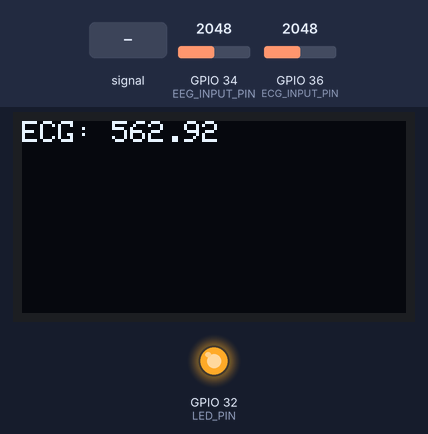
Simulated run of this sketch. Board: ESP32. Shown: 128×64 one-colour display, output pins drawn as LEDs (lit = HIGH). Inputs (shaded band) come from the test bench; at power-on: GPIO 34 (EEG_INPUT_PIN) = 2048, GPIO 36 (ECG_INPUT_PIN) = 2048. WiFi joins after 1.5 s; servers stay silent unless stated; network time is answered at once with the bench clock; the local clock reads 2024-03-15 10:24:30 at power-on unless the sketch sets it; no MQTT or app messages arrive unless stated; what the sketch prints to the serial monitor is not drawn.

Above: at 2.7 s.
2.8 s: GPIO 36 (ECG_INPUT_PIN) fed a 200 Hz sine of ±1842 counts around its level
At 4.77 s:
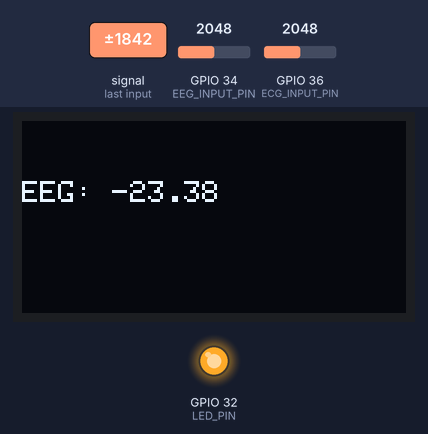
5.8 s: GPIO 34 (EEG_INPUT_PIN) set to 2866
At 6.27 s:
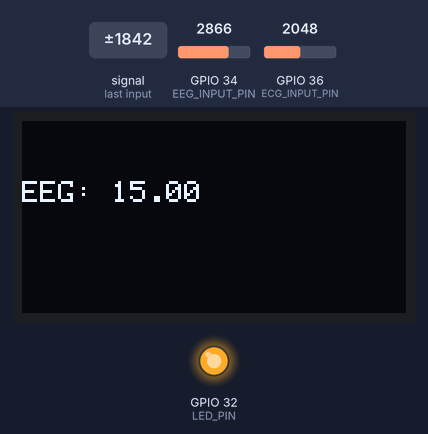
7.6 s: GPIO 34 (EEG_INPUT_PIN) set to 3603
At 7.78 s:
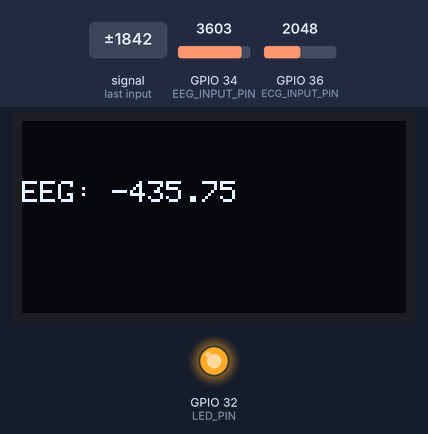
9.1 s: GPIO 34 (EEG_INPUT_PIN) set to 4095
At 9.28 s:
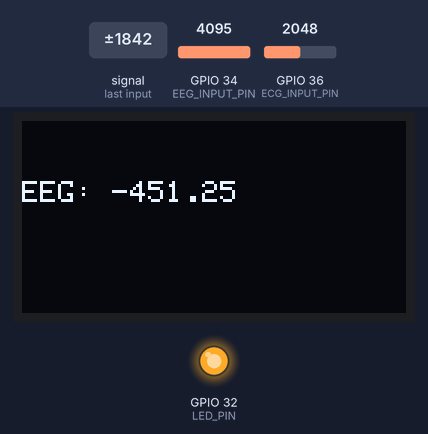
10.6 s: GPIO 36 (ECG_INPUT_PIN) set to 2866
At 12.93 s:
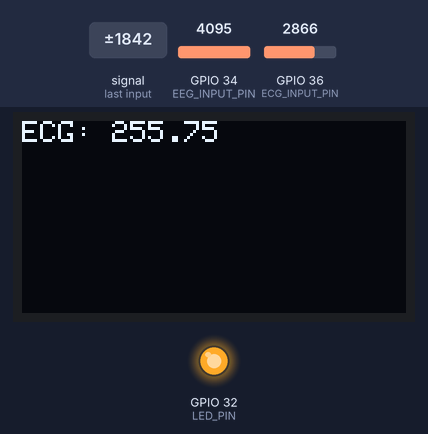
13.6 s: GPIO 36 (ECG_INPUT_PIN) fed a 1000 Hz sine of ±1023 counts around its level
At 13.83 s:
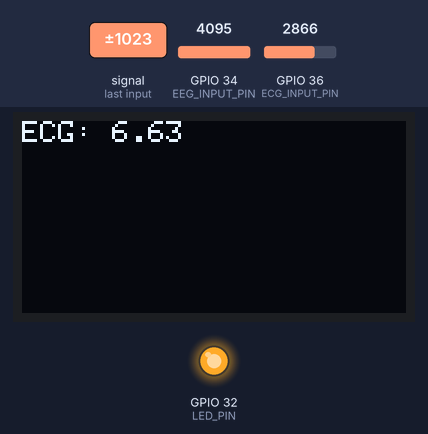
Timing chart, 0 to 16.1 s (numbered marks = the images above; inputs shaded):
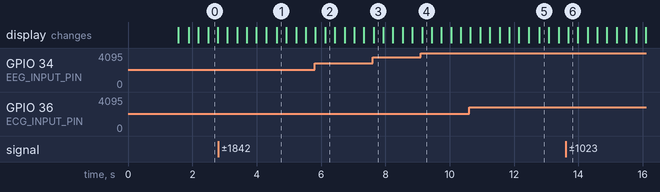

The sketch:

code_projet.ino
```cpp
#include <WiFi.h>
#include <WiFiUdp.h>
#include <PubSubClient.h>
#include <NTPClient.h>
#include <Adafruit_SSD1306.h>
// Inclusion des librairies nécessaires pour gérer le Wi-Fi, MQTT, NTP et l'affichage OLED.

#define SAMPLE_RATE_ECG 125
#define SAMPLE_RATE_EEG 256
#define BAUD_RATE 115200
#define ECG_INPUT_PIN A0
#define EEG_INPUT_PIN 34
#define LED_PIN 32
#define WIFISSID "TT_1220"
#define PASSWORD  "igwpmuf95c"
#define TOKEN "BBFF-6O22nWHv61gGfofZ8sXEl2qEywi5z3"
#define MQTT_CLIENT_NAME "henda"
#define ECG_VARIABLE_LABEL "donnees_ecg"
#define EEG_VARIABLE_LABEL "donnees_eeg"
#define DEVICE_LABEL "NeuroSight"
// Définition des constantes, y compris la fréquence d'échantillonnage, les broches, les informations Wi-Fi et MQTT.

const char* mqttBroker = "industrial.api.ubidots.com";
char topic[200];
char payload[1000];
char str_ecg[10];
char str_eeg[10];
double epochseconds = 0;
double epochmilliseconds = 0;
double current_millis = 0;
double current_millis_at_sensordata = 0;
double timestampp = 0;
int j = 0;
// Déclaration de variables globales pour stocker diverses informations, y compris le broker MQTT, les sujets, les données de capteur, etc.

WiFiClient ubidots;
PubSubClient client(ubidots);
WiFiUDP ntpUDP;
NTPClient timeClient(ntpUDP, "pool.ntp.org");
// Création d'objets pour gérer le client Wi-Fi, le client MQTT, et le client NTP.

#define OLED_WIDTH 128
#define OLED_HEIGHT 64
Adafruit_SSD1306 display(OLED_WIDTH, OLED_HEIGHT, &Wire, -1);
// Initialisation de l'afficheur OLED.

void callback(char* topic, byte* payload, unsigned int length) {
  // Fonction de rappel appelée lorsqu'un message MQTT est reçu.
}

void reconnect() {
  // Fonction pour reconnecter le client MQTT à Ubidots en cas de déconnexion.
  while (!client.connected()) {
    Serial.println("Tentative de connexion MQTT...");
    if (client.connect(MQTT_CLIENT_NAME, TOKEN, "")) {
      Serial.println("Connecté");
    } else {
      Serial.print("Échec, rc=");
      Serial.print(client.state());
      Serial.println(" Réessayer dans 2 secondes");
      delay(2000);
    }
  }
}

void setup() {
  // Configuration initiale au démarrage.
  Serial.begin(BAUD_RATE);
  WiFi.begin(WIFISSID, PASSWORD);
  pinMode(ECG_INPUT_PIN, INPUT);
  pinMode(EEG_INPUT_PIN, INPUT);
  pinMode(LED_PIN, OUTPUT);
  digitalWrite(LED_PIN, HIGH);
  while (WiFi.status() != WL_CONNECTED) {
    Serial.print(".");
    delay(500);
  }
  Serial.println("");
  Serial.println("WiFi Connecté");
  Serial.println("Adresse IP : ");
  Serial.println(WiFi.localIP());
  timeClient.begin();
  client.setServer(mqttBroker, 1883);
  client.setCallback(callback);
  timeClient.update();
  epochseconds = timeClient.getEpochTime();
  epochmilliseconds = epochseconds * 1000;
  Serial.print("epochmilliseconds=");
  Serial.println(epochmilliseconds);
  current_millis = millis();
  Serial.print("current_millis=");
  Serial.println(current_millis);
  if (!display.begin(SSD1306_SWITCHCAPVCC, 0x3C)) {
    Serial.println(F("Erreur lors de l'initialisation de l'afficheur OLED"));
    while (true);
  }
  display.clearDisplay();
  display.setTextColor(WHITE);
  display.setTextSize(1);
}

void loop() {
  // Boucle principale qui lit les signaux, les filtre, les publie sur MQTT, et les affiche sur l'afficheur OLED.
  if (!client.connected()) {
    reconnect();
    j = 0;
  }
  static unsigned long past_ecg = 0;
  static unsigned long past_eeg = 0;
  unsigned long present = micros();
  unsigned long interval_ecg = present - past_ecg;
  unsigned long interval_eeg = present - past_eeg;
  past_ecg = present;
  past_eeg = present;
  static long timer_ecg = 0;
  static long timer_eeg = 0;
  timer_ecg -= interval_ecg;
  timer_eeg -= interval_eeg;
  if (timer_ecg < 0) {
    timer_ecg = 1000000 / SAMPLE_RATE_ECG;
    float ecg = analogRead(ECG_INPUT_PIN);
    float signal_ecg = ECGFilter(ecg);
    sprintf(topic, "%s%s", "/v1.6/devices/", DEVICE_LABEL);
    sprintf(payload, "{\"%s\": %f}", ECG_VARIABLE_LABEL, signal_ecg);
    Serial.print("Publication du message ECG sur le topic : ");
    Serial.println(topic);
    Serial.print("Payload : ");
    Serial.println(payload);
    client.publish(topic, payload);
    client.loop();
    display.clearDisplay();
    display.setCursor(0, 0);
    display.print("ECG: ");
    display.println(signal_ecg);
    display.display();
  }
  if (timer_eeg < 0) {
    timer_eeg = 1000000 / SAMPLE_RATE_EEG;
    float eeg = analogRead(EEG_INPUT_PIN);
    float signal_eeg = EEGFilter(eeg);
    sprintf(topic, "%s%s", "/v1.6/devices/", DEVICE_LABEL);
    sprintf(payload, "{\"%s\": %f}", EEG_VARIABLE_LABEL, signal_eeg);
    Serial.print("Publication du message EEG sur le topic : ");
    Serial.println(topic);
    Serial.print("Payload : ");
    Serial.println(payload);
    client.publish(topic, payload);
    client.loop();
    display.clearDisplay();
    display.setCursor(0, 20);
    display.print("EEG: ");
    display.println(signal_eeg);
    display.display();
  }
}

float ECGFilter(float input) {
  // Fonction de filtre pour le signal ECG.
  float output = input;
  {
    static float z1, z2;
    float x = output - 0.70682283 * z1 - 0.15621030 * z2;
    output = 0.28064917 * x + 0.56129834 * z1 + 0.28064917 * z2;
    z2 = z1;
    z1 = x;
  }
  {
    static float z1, z2;
    float x = output - 0.95028224 * z1 - 0.54073140 * z2;
    output = 1.00000000 * x + 2.00000000 * z1 + 1.00000000 * z2;
    z2 = z1;
    z1 = x;
  }
  {
    static float z1, z2;
    float x = output - -1.95360385 * z1 - 0.95423412 * z2;
    output = 1.00000000 * x + -2.00000000 * z1 + 1.00000000 * z2;
    z2 = z1;
    z1 = x;
  }
  {
    static float z1, z2;
    float x = output - -1.98048558 * z1 - 0.98111344 * z2;
    output = 1.00000000 * x + -2.00000000 * z1 + 1.00000000 * z2;
    z2 = z1;
    z1 = x;
  }
  return output;
}

float EEGFilter(float input) {
  // Fonction de filtre pour le signal EEG.
  float output = input;
  {
    static float z1, z2;
    float x = output - -0.95391350 * z1 - 0.25311356 * z2;
    output = 0.00735282 * x + 0.01470564 * z1 + 0.00735282 * z2;
    z2 = z1;
    z1 = x;
  }
  {
    static float z1, z2;
    float x = output - -1.20596630 * z1 - 0.60558332 * z2;
    output = 1.00000000 * x + 2.00000000 * z1 + 1.00000000 * z2;
    z2 = z1;
    z1 = x;
  }
  {
    static float z1, z2;
    float x = output - -1.97690645 * z1 - 0.97706395 * z2;
    output = 1.00000000 * x + -2.00000000 * z1 + 1.00000000 * z2;
    z2 = z1;
    z1 = x;
  }
  {
    static float z1, z2;
    float x = output - -1.99071687 * z1 - 0.99086813 * z2;
    output = 1.00000000 * x + -2.00000000 * z1 + 1.00000000 * z2;
    z2 = z1;
    z1 = x;
  }
  return output;
}
// Fin du code.
```
